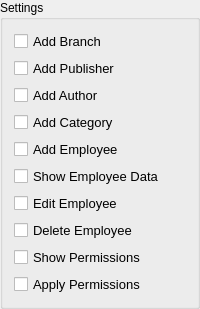
             <widget class="QGroupBox" name="groupBox_11">
              <property name="sizePolicy">
               <sizepolicy hsizetype="Fixed" vsizetype="Preferred">
                <horstretch>0</horstretch>
                <verstretch>0</verstretch>
               </sizepolicy>
              </property>
              <property name="minimumSize">
               <size>
                <width>172</width>
                <height>0</height>
               </size>
              </property>
              <property name="title">
               <string>Settings</string>
              </property>
              <layout class="QVBoxLayout" name="verticalLayout_5">
               <item>
                <widget class="QCheckBox" name="checkBox_21">
                 <property name="sizePolicy">
                  <sizepolicy hsizetype="Preferred" vsizetype="Fixed">
                   <horstretch>0</horstretch>
                   <verstretch>0</verstretch>
                  </sizepolicy>
                 </property>
                 <property name="font">
                  <font>
                   <family>MS Shell Dlg 2</family>
                   <pointsize>10</pointsize>
                   <weight>9</weight>
                   <italic>false</italic>
                   <bold>false</bold>
                  </font>
                 </property>
                 <property name="text">
                  <string>Add Branch</string>
                 </property>
                </widget>
               </item>
               <item>
                <widget class="QCheckBox" name="checkBox_20">
                 <property name="sizePolicy">
                  <sizepolicy hsizetype="Preferred" vsizetype="Fixed">
                   <horstretch>0</horstretch>
                   <verstretch>0</verstretch>
                  </sizepolicy>
                 </property>
                 <property name="font">
                  <font>
                   <family>MS Shell Dlg 2</family>
                   <pointsize>10</pointsize>
                   <weight>9</weight>
                   <italic>false</italic>
                   <bold>false</bold>
                  </font>
                 </property>
                 <property name="text">
                  <string>Add Publisher</string>
                 </property>
                </widget>
               </item>
               <item>
                <widget class="QCheckBox" name="checkBox_24">
                 <property name="sizePolicy">
                  <sizepolicy hsizetype="Preferred" vsizetype="Fixed">
                   <horstretch>0</horstretch>
                   <verstretch>0</verstretch>
                  </sizepolicy>
                 </property>
                 <property name="font">
                  <font>
                   <family>MS Shell Dlg 2</family>
                   <pointsize>10</pointsize>
                   <weight>9</weight>
                   <italic>false</italic>
                   <bold>false</bold>
                  </font>
                 </property>
                 <property name="text">
                  <string>Add Author</string>
                 </property>
                </widget>
               </item>
               <item>
                <widget class="QCheckBox" name="checkBox_22">
                 <property name="sizePolicy">
                  <sizepolicy hsizetype="Preferred" vsizetype="Fixed">
                   <horstretch>0</horstretch>
                   <verstretch>0</verstretch>
                  </sizepolicy>
                 </property>
                 <property name="font">
                  <font>
                   <family>MS Shell Dlg 2</family>
                   <pointsize>10</pointsize>
                   <weight>9</weight>
                   <italic>false</italic>
                   <bold>false</bold>
                  </font>
                 </property>
                 <property name="text">
                  <string>Add Category</string>
                 </property>
                </widget>
               </item>
               <item>
                <widget class="QCheckBox" name="checkBox_25">
                 <property name="sizePolicy">
                  <sizepolicy hsizetype="Preferred" vsizetype="Fixed">
                   <horstretch>0</horstretch>
                   <verstretch>0</verstretch>
                  </sizepolicy>
                 </property>
                 <property name="font">
                  <font>
                   <family>MS Shell Dlg 2</family>
                   <pointsize>10</pointsize>
                   <weight>9</weight>
                   <italic>false</italic>
                   <bold>false</bold>
                  </font>
                 </property>
                 <property name="text">
                  <string>Add Employee</string>
                 </property>
                </widget>
               </item>
               <item>
                <widget class="QCheckBox" name="checkBox_29">
                 <property name="sizePolicy">
                  <sizepolicy hsizetype="Preferred" vsizetype="Fixed">
                   <horstretch>0</horstretch>
                   <verstretch>0</verstretch>
                  </sizepolicy>
                 </property>
                 <property name="font">
                  <font>
                   <family>MS Shell Dlg 2</family>
                   <pointsize>10</pointsize>
                   <weight>9</weight>
                   <italic>false</italic>
                   <bold>false</bold>
                  </font>
                 </property>
                 <property name="text">
                  <string>Show Employee Data</string>
                 </property>
                </widget>
               </item>
               <item>
                <widget class="QCheckBox" name="checkBox_26">
                 <property name="sizePolicy">
                  <sizepolicy hsizetype="Preferred" vsizetype="Fixed">
                   <horstretch>0</horstretch>
                   <verstretch>0</verstretch>
                  </sizepolicy>
                 </property>
                 <property name="font">
                  <font>
                   <family>MS Shell Dlg 2</family>
                   <pointsize>10</pointsize>
                   <weight>9</weight>
                   <italic>false</italic>
                   <bold>false</bold>
                  </font>
                 </property>
                 <property name="text">
                  <string>Edit Employee</string>
                 </property>
                </widget>
               </item>
               <item>
                <widget class="QCheckBox" name="checkBox_28">
                 <property name="sizePolicy">
                  <sizepolicy hsizetype="Preferred" vsizetype="Fixed">
                   <horstretch>0</horstretch>
                   <verstretch>0</verstretch>
                  </sizepolicy>
                 </property>
                 <property name="font">
                  <font>
                   <family>MS Shell Dlg 2</family>
                   <pointsize>10</pointsize>
                   <weight>9</weight>
                   <italic>false</italic>
                   <bold>false</bold>
                  </font>
                 </property>
                 <property name="text">
                  <string>Delete Employee</string>
                 </property>
                </widget>
               </item>
               <item>
                <widget class="QCheckBox" name="checkBox_47">
                 <property name="sizePolicy">
                  <sizepolicy hsizetype="Preferred" vsizetype="Fixed">
                   <horstretch>0</horstretch>
                   <verstretch>0</verstretch>
                  </sizepolicy>
                 </property>
                 <property name="font">
                  <font>
                   <family>MS Shell Dlg 2</family>
                   <pointsize>10</pointsize>
                   <weight>9</weight>
                   <italic>false</italic>
                   <bold>false</bold>
                  </font>
                 </property>
                 <property name="text">
                  <string>Show Permissions</string>
                 </property>
                </widget>
               </item>
               <item>
                <widget class="QCheckBox" name="checkBox_48">
                 <property name="sizePolicy">
                  <sizepolicy hsizetype="Preferred" vsizetype="Fixed">
                   <horstretch>0</horstretch>
                   <verstretch>0</verstretch>
                  </sizepolicy>
                 </property>
                 <property name="font">
                  <font>
                   <family>MS Shell Dlg 2</family>
                   <pointsize>10</pointsize>
                   <weight>9</weight>
                   <italic>false</italic>
                   <bold>false</bold>
                  </font>
                 </property>
                 <property name="text">
                  <string>Apply Permissions</string>
                 </property>
                </widget>
               </item>
              </layout>
             </widget>
